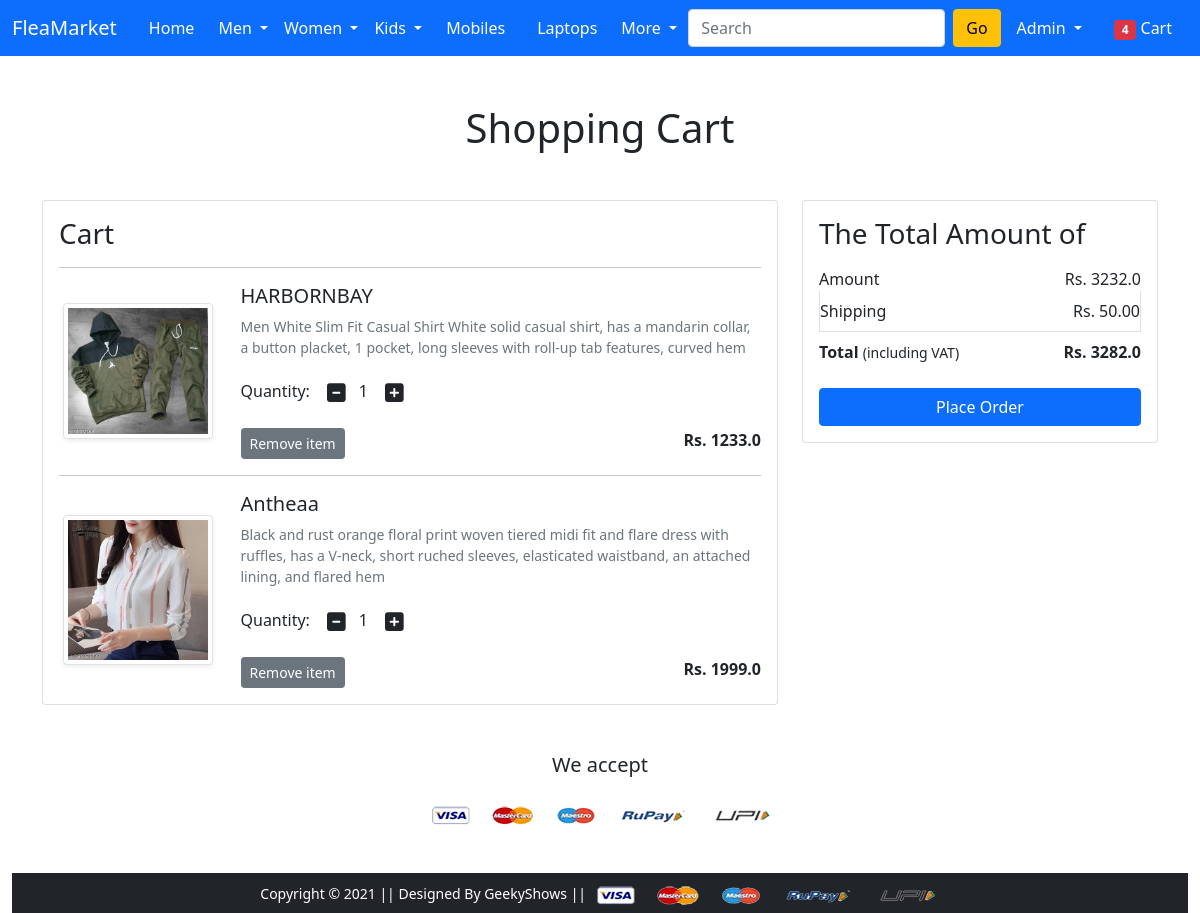
The app's page /cart/ (signed in) with its own data.
### app/models.py (models this page shows, shortened)
class Cart(models.Model):
    user = models.ForeignKey(User, on_delete=models.CASCADE)
    product = models.ForeignKey(Product, on_delete=models.CASCADE)
    quantity = models.PositiveIntegerField(default=1)

class Product(models.Model):
    title = models.CharField(max_length=100)
    selling_price = models.FloatField()
    discounted_price = models.FloatField()
    description = models.TextField()
    brand = models.CharField(max_length=100)
    category = models.CharField(choices=CATEGORY_CHOICES, max_length=2)
    product_image = models.ImageField(upload_to="productimage")

### app/views.py (the view)
# urls.py: path("cart/", views.show_cart, name="showcart"),
@login_required
def show_cart(request):
   if request.user.is_authenticated:
      user = request.user
      cart = Cart.objects.filter(user=user)
      amount = 0.0
      shipping_amount = 50.0
      total_amount = 0.0
      cart_product = [p for p in Cart.objects.all() if p.user == user]
      if cart_product:
         for p in cart_product:
            temp_amount = (p.quantity * p.product.discounted_price)
            amount += temp_amount
            total_amount = amount + shipping_amount
         return render(request, 'app/addtocart.html', {'carts':cart, 'amount':amount, 'total_amount':total_amount})
      else:
         return render(request, 'app/emptycart.html')

### app/templates/app/addtocart.html (shortened to what this page needs)
{% extends 'app/base.html' %}
{% load static %}
{% block main-content %}
<div class="container my-5">
  <div class="row">
    <h1 class="text-center mb-5">Shopping Cart</h1>
    <div class="col-sm-8">
      <div class="card">
        <div class="card-body">
          <h3>Cart</h3>
          {% for cart in carts %}
          <hr />
          <div class="row">
            <div class="col-sm-3 text-center align-self-center">
              <img
                src="{{ cart.product.product_image.url }}"
                alt=""
                srcset=""
                class="img-fluid img-thumbnail shadow-sm"
                height="150"
                width="150"
              />
            </div>
            <div class="col-sm-9">
              <div>
                <h5>{{cart.product.title}}</h5>
                <p class="mb-2 text-muted small">
                  {{cart.product.description}}
                </p>
                <div class="my-3">
                  <label for="quantity">Quantity:</label>
                  <a class="minus-cart btn" pid="{{cart.product.id}}"
                    ><i class="fas fa-minus-square fa-lg"></i></a
                  ><span id="quantity">{{cart.quantity}}</span>
                  <a class="plus-cart btn" pid="{{cart.product.id}}"
                    ><i class="fas fa-plus-square fa-lg"></i
                  ></a>
                </div>
                <div class="d-flex justify-content-between">
                  <a
                    href="#"
                    class="remove-cart btn btn-sm btn-secondary mr-3"
                    pid="{{cart.product.id}}"
                    >Remove item
                  </a>
                  <p class="mb-0">
                    <span
                      ><strong
                        >Rs. {{cart.product.discounted_price}}</strong
                      ></span
                    >
                  </p>
                </div>
              </div>
            </div>
          </div>
          {% endfor %}
        </div>
      </div>
    </div>
    <div class="col-sm-4">
      <div class="card">
        <div class="card-body">
          <h3>The Total Amount of</h3>
          <ul class="list-group">
            <li
              class="list-group-item d-flex justify-content-between align-items-center border-0 px-0 pb-0"
            >
              Amount<span>Rs. <span id="amount">{{amount}}</span></span>
            </li>
            <li
              class="list-group-item d-flex justify-content-between align-items-center px-0"
            >
              Shipping<span>Rs. 50.00</span>
            </li>
            <li
              class="list-group-item d-flex justify-content-between align-items-center border-0 px-0 mb-3"
            >
              <div><strong>Total</strong> <small>(including VAT)</small></div>
              <span
                ><strong
                  >Rs.
                  <strong id="total_amount">{{total_amount}}</strong></strong
                ></span
              >
            </li>
          </ul>
          <div class="d-grid">
            <a href="{% url 'checkout' %}" class="btn btn-primary"
              >Place Order</a
            >
          </div>
        </div>
      </div>
    </div>
  </div>
</div>
<div class="container-fluid text-center">
  <h5 class="mb-4">We accept</h5>
  <img src="{% static 'app/images/payment.png' %}" alt="" class="img-fluid"
</div>
{% endblock main-content %}

### app/templates/app/base.html (shortened to what this page needs)
<!DOCTYPE html>
{% load static %}
<html lang="en">
<head>
  <link href="https://cdn.jsdelivr.net/npm/bootstrap@5.0.0-beta1/dist/css/bootstrap.min.css" rel="stylesheet"
 />
  <link rel="stylesheet" href="{% static 'app/css/owl.carousel.min.css' %}" />
  <link rel="stylesheet" href="{% static 'app/css/all.min.css' %}" />
  <link rel="stylesheet" href="{% static 'app/css/style.css' %}" />
</head>
<body>
  <nav class="navbar navbar-expand-lg navbar-dark bg-primary">
    <div class="container-fluid">
      <a class="navbar-brand" href="/">FleaMarket</a>
      <div class="collapse navbar-collapse" id="navbarSupportedContent">
        <ul class="navbar-nav me-auto mb-2 mb-lg-0">
          <li class="nav-item mx-2">
            <a href="/" class="nav-link text-white">Home</a>
          </li>
          <li class="nav-item dropdown">
            <a class="nav-link dropdown-toggle text-white" href="#" id="MoreDropdown" role="button"
              data-bs-toggle="dropdown" aria-expanded="false">
              Men
            </a>
          </li>
          <li class="nav-item dropdown">
            <a class="nav-link dropdown-toggle text-white" href="#" id="MoreDropdown" role="button"
              data-bs-toggle="dropdown" aria-expanded="false">
              Women
            </a>
          </li>
          <li class="nav-item dropdown">
            <a class="nav-link dropdown-toggle text-white" href="#" id="MoreDropdown" role="button"
              data-bs-toggle="dropdown" aria-expanded="false">
              Kids
            </a>
          </li>
          <li class="nav-item mx-2">
            <a href="{% url 'mobile' %}" class="nav-link text-white">Mobiles</a>
          </li>
          <li class="nav-item mx-2">
            <a href="{% url 'laptop' %}" class="nav-link text-white">Laptops</a>
          </li>
          <li class="nav-item dropdown">
            <a class="nav-link dropdown-toggle text-white" href="#" id="MoreDropdown" role="button"
              data-bs-toggle="dropdown" aria-expanded="false">
              More
            </a>
            </li>
        </ul>
            <form class="d-flex">
              <input class="form-control me-2" type="search" placeholder="Search" aria-label="Search" />
              <button class="btn btn-warning" type="submit">Go</button>
            </form>
            <div>
              <ul class="navbar-nav me-auto mb-2 mb-lg-0">
                {% if request.user.is_authenticated %}
                <li class="nav-item dropdown mx-2">
                  <a class="nav-link dropdown-toggle text-white" href="#" id="profileDropdown" role="button"
                    data-bs-toggle="dropdown" aria-expanded="false">
                    {{request.user.username|capfirst}}
                  </a>
                </li>
                <li class="nav-item mx-2">
                  <a href="{% url 'showcart' %}" class="nav-link text-white"><span class="badge bg-danger">4</span> Cart
                  </a>
                </li>
                {% endif %}
              </ul>
            </div>
      </div>
    </div>
  </nav>
  <div class="container-fluid">
    {% block main-content %}{% endblock main-content %}
  </div>
  <footer class="container-fluid bg-dark text-center p-2 mt-5">
    <small class="text-white">Copyright &copy; 2021 || Designed By GeekyShows ||
    </small>
    <img src="{% static 'app/images/payment.png' %}" alt="" srcset="" class="img-fluid" height="2px" />
  </footer>
</body>
</html>

### records on screen
Cart: product.product_image (picture), product "HARBORNBAY", product.description "Men White Slim Fit Casual Shirt White solid casual shirt, has a mandarin collar, a button placket, 1 pocket, long sleeves with roll-up tab features, curved hem", quantity "1", product.discounted_price "1233.0"
Cart: product.product_image (picture), product "Antheaa", product.description "Black and rust orange floral print woven tiered midi fit and flare dress with ruffles, has a V-neck, short ruched sleeves, elasticated waistband, an attached lining, and flared hem", quantity "1", product.discounted_price "1999.0"

### other values on screen
{{ request.user.username|capfirst }} "Admin"
{{ amount }} "3232.0"
{{ total_amount }} "3282.0"
